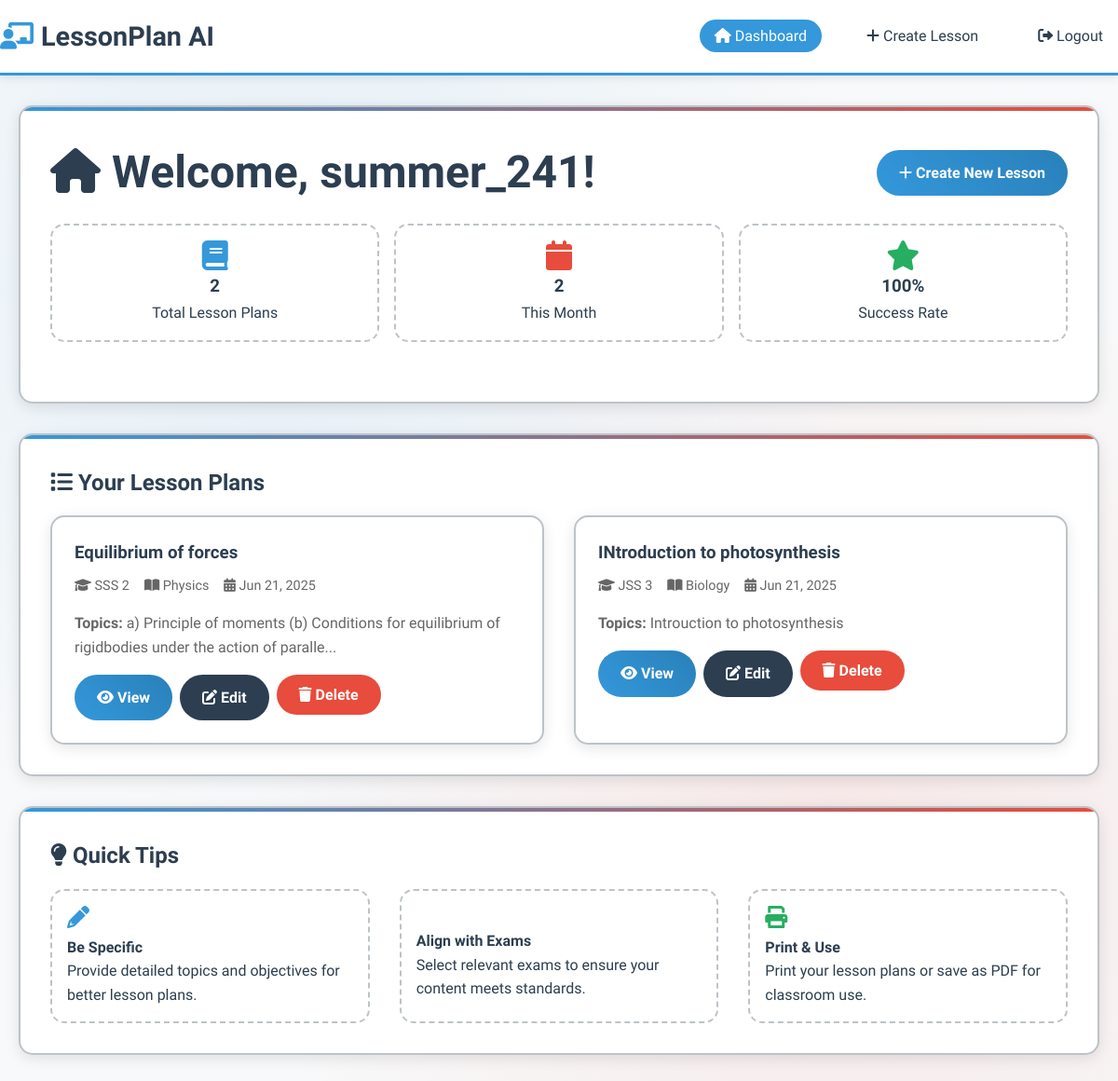
Page /dashboard (signed in) on the committed database.
### app.py (models this page shows)
class User(UserMixin, db.Model):
    id = db.Column(db.Integer, primary_key=True)
    username = db.Column(db.String(80), unique=True, nullable=False)
    email = db.Column(db.String(120), unique=True, nullable=False)
    password_hash = db.Column(db.String(120), nullable=False)
    created_at = db.Column(db.DateTime, default=datetime.utcnow)
    lesson_plans = db.relationship('LessonPlan', backref='user', lazy=True)

class LessonPlan(db.Model):
    id = db.Column(db.Integer, primary_key=True)
    title = db.Column(db.String(200), nullable=False)
    grade = db.Column(db.String(50), nullable=False)
    subject = db.Column(db.String(100), nullable=False)
    exams = db.Column(db.String(200), nullable=False)
    topics = db.Column(db.Text, nullable=False)
    objectives = db.Column(db.Text, nullable=False)
    materials = db.Column(db.Text, nullable=False)
    generated_plan = db.Column(db.Text, nullable=False)
    created_at = db.Column(db.DateTime, default=datetime.utcnow)
    user_id = db.Column(db.Integer, db.ForeignKey('user.id'), nullable=False)

### app.py (the view)
@app.route("/dashboard")
@login_required
def dashboard():
    lesson_plans = LessonPlan.query.filter_by(user_id=current_user.id).order_by(LessonPlan.created_at.desc()).all()
    return render_template("dashboard.html", lesson_plans=lesson_plans)

### app.py (called while the page is built)
@login_manager.user_loader
def load_user(user_id):
    return User.query.get(int(user_id))

### templates/dashboard.html (shortened to what this page needs)
{% extends "base.html" %}
{% block content %}
<div class="card">
    <div class="card-title">
        <div style="display: flex; justify-content: space-between; align-items: center;">
            <h1 class="handwritten">
                <i class="fas fa-home"></i> Welcome, {{ current_user.username }}!
            </h1>
            <a href="{{ url_for('create_lesson') }}" class="btn btn-primary">
                <i class="fas fa-plus"></i> Create New Lesson
            </a>
        </div>
    </div>
    <div style="display: flex; gap: 1rem; margin-bottom: 2rem; flex-wrap: wrap;">
        <div class="sketch-border" style="flex: 1; min-width: 200px; text-align: center;">
            <i class="fas fa-book" style="font-size: 2rem; color: var(--secondary-color);"></i>
            <h3 class="handwritten">{{ lesson_plans|length }}</h3>
            <p>Total Lesson Plans</p>
        </div>
        <div class="sketch-border" style="flex: 1; min-width: 200px; text-align: center;">
            <i class="fas fa-calendar" style="font-size: 2rem; color: var(--accent-color);"></i>
            <h3 class="handwritten">{{ lesson_plans|length }}</h3>
            <p>This Month</p>
        </div>
        <div class="sketch-border" style="flex: 1; min-width: 200px; text-align: center;">
            <i class="fas fa-star" style="font-size: 2rem; color: var(--success-color);"></i>
            <h3 class="handwritten">100%</h3>
            <p>Success Rate</p>
        </div>
    </div>
</div>
{% if lesson_plans %}
    <div class="card">
        <h2 class="card-title handwritten">
            <i class="fas fa-list"></i> Your Lesson Plans
        </h2>
        <div class="grid grid-2">
            {% for lesson in lesson_plans %}
            <div class="lesson-card">
                <h3>{{ lesson.title }}</h3>
                <div class="lesson-meta">
                    <span><i class="fas fa-graduation-cap"></i> {{ lesson.grade }}</span>
                    <span><i class="fas fa-book-open"></i> {{ lesson.subject }}</span>
                    <span><i class="fas fa-calendar-alt"></i> {{ lesson.created_at.strftime('%b %d, %Y') }}</span>
                </div>
                <p style="color: #666; margin-bottom: 1rem;">
                    <strong>Topics:</strong> {{ lesson.topics[:100] }}{% if lesson.topics|length > 100 %}...{% endif %}
                </p>
                <div class="lesson-actions">
                    <a href="{{ url_for('view_lesson', lesson_id=lesson.id) }}" class="btn btn-primary">
                        <i class="fas fa-eye"></i> View
                    </a>
                    <a href="{{ url_for('edit_lesson', lesson_id=lesson.id) }}" class="btn btn-secondary">
                        <i class="fas fa-edit"></i> Edit
                    </a>
                    <form method="POST" action="{{ url_for('delete_lesson', lesson_id=lesson.id) }}" style="display: inline;">
                        <button type="submit" class="btn btn-danger" onclick="return confirm('Are you sure you want to delete this lesson plan?')">
                            <i class="fas fa-trash"></i> Delete
                        </button>
                    </form>
                </div>
            </div>
            {% endfor %}
        </div>
    </div>
{% endif %}
<div class="card">
    <h2 class="card-title handwritten">
        <i class="fas fa-lightbulb"></i> Quick Tips
    </h2>
    <div class="grid grid-3">
        <div class="sketch-border">
            <i class="fas fa-pencil-alt" style="font-size: 1.5rem; color: var(--secondary-color); margin-bottom: 0.5rem;"></i>
            <h4 class="handwritten">Be Specific</h4>
            <p>Provide detailed topics and objectives for better lesson plans.</p>
        </div>
        <div class="sketch-border">
            <h4 class="handwritten">Align with Exams</h4>
            <p>Select relevant exams to ensure your content meets standards.</p>
        </div>
        <div class="sketch-border">
            <i class="fas fa-print" style="font-size: 1.5rem; color: var(--success-color); margin-bottom: 0.5rem;"></i>
            <h4 class="handwritten">Print & Use</h4>
            <p>Print your lesson plans or save as PDF for classroom use.</p>
        </div>
    </div>
</div>
{% endblock %}

### templates/base.html (shortened to what this page needs)
<!DOCTYPE html>
<html lang="en">
<head>
    <link href="https://cdnjs.cloudflare.com/ajax/libs/font-awesome/6.0.0/css/all.min.css" rel="stylesheet">
</head>
<body>
    <header class="header">
        <nav class="nav container">
            <a href="{{ url_for('index') }}" class="logo">
                <i class="fas fa-chalkboard-teacher"></i>
                LessonPlan AI
            </a>
            <ul class="nav-links">
                {% if current_user.is_authenticated %}
                    <li><a href="{{ url_for('dashboard') }}" class="{% if request.endpoint == 'dashboard' %}active{% endif %}">
                        <i class="fas fa-home"></i> Dashboard
                    </a></li>
                    <li><a href="{{ url_for('create_lesson') }}" class="{% if request.endpoint == 'create_lesson' %}active{% endif %}">
                        <i class="fas fa-plus"></i> Create Lesson
                    </a></li>
                    <li><a href="{{ url_for('logout') }}">
                        <i class="fas fa-sign-out-alt"></i> Logout
                    </a></li>
                {% endif %}
            </ul>
        </nav>
    </header>
    <main class="main-content">
        <div class="container">
            {% block content %}{% endblock %}
        </div>
    </main>
</body>
</html>

### templates/base.html (style rules this page uses)
:root { --primary-color: #2c3e50; --secondary-color: #3498db; --accent-color: #e74c3c; --background-color: #f8f9fa; --paper-color: #ffffff; --text-color: #2c3e50; --border-color: #bdc3c7; --shadow-color: rgba(0, 0, 0, 0.1); --success-color: #27ae60; --error-color: #e74c3c; }
* { margin: 0; padding: 0; box-sizing: border-box; }
body { font-family: 'Comic Neue', cursive; background: var(--background-color); color: var(--text-color); line-height: 1.6; background-image: radial-gradient(circle at 25% 25%, rgba(52, 152, 219, 0.1) 0%, transparent 50%), radial-gradient(circle at 75% 75%, rgba(231, 76, 60, 0.1) 0%, transparent 50%); min-height: 100vh; }
.container { max-width: 1200px; margin: 0 auto; padding: 0 20px; }
.header { background: var(--paper-color); box-shadow: 0 2px 10px var(--shadow-color); border-bottom: 3px solid var(--secondary-color); position: sticky; top: 0; z-index: 1000; }
.nav { display: flex; justify-content: space-between; align-items: center; padding: 1rem 0; }
.logo { font-family: 'Architects Daughter', cursive; font-size: 1.8rem; font-weight: bold; color: var(--primary-color); text-decoration: none; display: flex; align-items: center; gap: 0.5rem; }
.logo i { color: var(--secondary-color); }
.nav-links { display: flex; gap: 2rem; list-style: none; }
.nav-links a { text-decoration: none; color: var(--text-color); font-weight: 500; padding: 0.5rem 1rem; border-radius: 20px; transition: all 0.3s ease; position: relative; }
.nav-links a.active { background: var(--secondary-color); color: white; }
.main-content { padding: 2rem 0; min-height: calc(100vh - 200px); }
.card { background: var(--paper-color); border-radius: 15px; box-shadow: 0 4px 15px var(--shadow-color); padding: 2rem; margin-bottom: 2rem; border: 2px solid var(--border-color); position: relative; overflow: hidden; }
.card::before { content: ''; position: absolute; top: 0; left: 0; right: 0; height: 4px; background: linear-gradient(90deg, var(--secondary-color), var(--accent-color)); }
.card-title { font-family: 'Architects Daughter', cursive; font-size: 1.5rem; margin-bottom: 1rem; color: var(--primary-color); }
.btn { display: inline-block; padding: 0.75rem 1.5rem; border: none; border-radius: 25px; font-family: inherit; font-size: 1rem; font-weight: 600; text-decoration: none; cursor: pointer; transition: all 0.3s ease; text-align: center; position: relative; overflow: hidden; }
.btn-primary { background: linear-gradient(45deg, var(--secondary-color), #2980b9); color: white; }
.btn-secondary { background: var(--primary-color); color: white; }
.btn-danger { background: var(--error-color); color: white; }
.grid { display: grid; gap: 2rem; }
.grid-2 { grid-template-columns: repeat(auto-fit, minmax(300px, 1fr)); }
.grid-3 { grid-template-columns: repeat(auto-fit, minmax(250px, 1fr)); }
.lesson-card { background: var(--paper-color); border-radius: 15px; padding: 1.5rem; box-shadow: 0 4px 15px var(--shadow-color); border: 2px solid var(--border-color); transition: all 0.3s ease; position: relative; }
.lesson-card h3 { color: var(--primary-color); margin-bottom: 0.5rem; font-family: 'Architects Daughter', cursive; }
.lesson-meta { display: flex; gap: 1rem; margin-bottom: 1rem; font-size: 0.9rem; color: #666; }
.lesson-actions { display: flex; gap: 0.5rem; margin-top: 1rem; }
.sketch-border { border: 2px dashed var(--border-color); border-radius: 15px; padding: 1rem; background: rgba(255, 255, 255, 0.8); }
.handwritten { font-family: 'Architects Daughter', cursive; }

### rows in the picture
User: username "summer_241"
LessonPlan: title "Equilibrium of forces", grade "SSS 2", subject "Physics", created_at "Jun 21, 2025", topics "a) Principle of moments (b) Conditions for equilibrium of rigidbodies under the action of paralle"
LessonPlan: title "INtroduction to photosynthesis", grade "JSS 3", subject "Biology", created_at "Jun 21, 2025", topics "Introuction to photosynthesis"

### other values in the picture
{{ lesson_plans|length }} "2"
